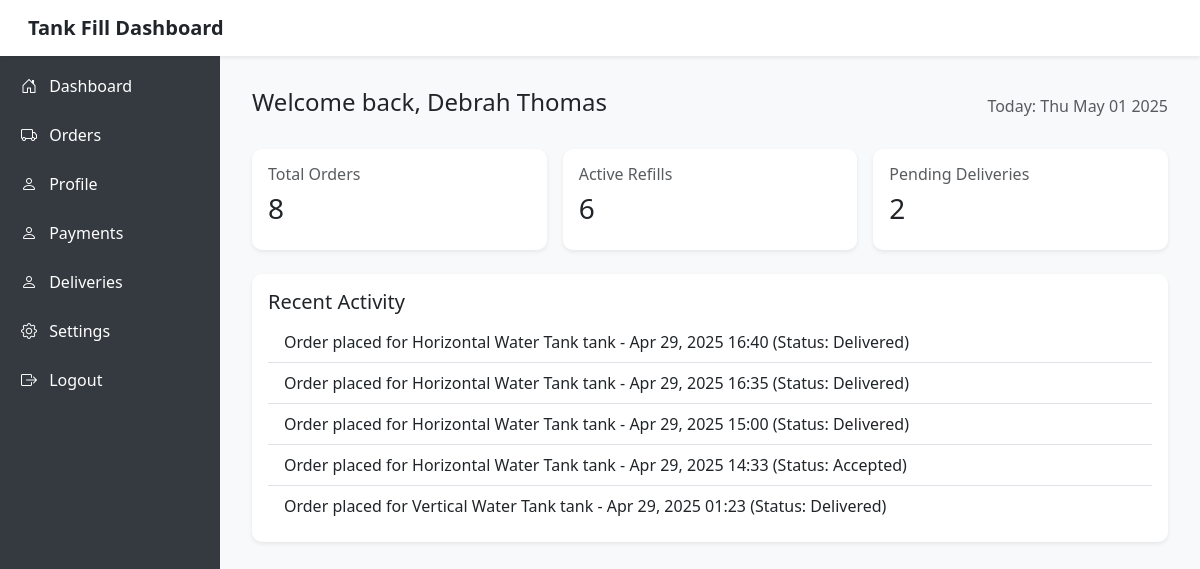
The page /customer_dashboard/ (signed in) on the database its author committed.
### authentication/models.py (models this page shows, shortened)
class User(AbstractBaseUser, PermissionsMixin):
    user_id = UniqueIDField(primary_key=True, unique=True, editable=False)
    email = models.EmailField(unique=True, blank=True, null=True)
    phone_number = models.CharField(max_length=15, unique=True, validators=[
        RegexValidator(regex=r'^\+?\d{9,15}$', message="Enter a valid phone number.")
    ])
    full_name = models.CharField(max_length=100)
    address = models.CharField(max_length=255, blank=True, null=True)
    gender = models.CharField(max_length=10, choices=GENDER_CHOICES, blank=True, null=True)
    photo = models.ImageField(upload_to='uploaded_files/kyc/photos/', default='media/profile.png', null=True, blank=True)
    date_joined = models.DateTimeField(default=timezone.now)
    is_active = models.BooleanField(default=True)
    is_staff = models.BooleanField(default=False)
    is_customer = models.BooleanField(default=False)
    is_vendor = models.BooleanField(default=False)
    is_driver = models.BooleanField(default=False)
    is_admin = models.BooleanField(default=False)
    groups = models.ManyToManyField(Group, related_name="custom_user_groups", blank=True)
    user_permissions = models.ManyToManyField(Permission, related_name="custom_user_permissions", blank=True)
    objects = CustomUserManager()
    USERNAME_FIELD = 'phone_number'
    REQUIRED_FIELDS = ['email', 'full_name']
    def get_full_name(self):
        return f"{self.full_name}"

class Order(models.Model):
    order_id = UniqueIDField(primary_key=True, editable=False, unique=True)
    customer = models.ForeignKey(User, on_delete=models.CASCADE, related_name="orders", limit_choices_to={'is_customer': True})
    vendor = models.ForeignKey(Vendor, on_delete=models.CASCADE, related_name="orders")
    order_date = models.DateTimeField(auto_now_add=True)
    payment_method = models.CharField(max_length=100, choices=PAYMENT_METHODS)
    litres = models.CharField(max_length=100, null=True)
    tank_type = models.CharField(max_length=200, choices=TANK_CHOICES)
    status = models.CharField(
        max_length=20, choices=DELIVERY_STATUS, default='Pending'
    )
    is_complete = models.BooleanField(default=False)
    delivery_location = models.CharField(max_length=200, null=True, blank=True)

### authentication/views.py (the view)
# urls.py: path('customer_dashboard/', CustomerDashboard.as_view(), name='customer_dashboard'),
@method_decorator((login_required, customer_required), name='dispatch')
class CustomerDashboard(View):
    template_name = 'customer/customer_dashboard.html'
    def get(self, request,*args,**kwargs):
        orders = Order.objects.filter(customer=request.user).order_by('-order_date')
        completed_orders = orders.filter(is_complete=True)
        pending_orders = orders.filter(is_complete=False)
        active_refills = orders.filter(status='Delivered')
        context = {
            'orders': orders,
            'completed_orders_count': completed_orders.count(),
            'pending_orders_count': pending_orders.count(),
            'active_refills_count': active_refills.count(),
        }
        return render(request, self.template_name,context)

### templates/customer/customer_dashboard.html (shortened to what this page needs)
<!DOCTYPE html>
<html lang="en">
<head>
  <link href="https://cdn.jsdelivr.net/npm/bootstrap@5.3.0/dist/css/bootstrap.min.css" rel="stylesheet"/>
  <link rel="stylesheet" href="https://cdn.jsdelivr.net/npm/bootstrap-icons@1.10.5/font/bootstrap-icons.css">
</head>
<body>
<nav class="navbar navbar-light bg-white shadow-sm p-3 sticky-top">
  <div class="container-fluid">
    <h5 class="mb-0 fw-bold">Tank Fill Dashboard</h5>
  </div>
</nav>
<div class="sidebar-desktop d-none d-md-block">
  <h4 class="mb-4">Tank Fill</h4>
  <a href="{% url 'customer_dashboard' %}"><i class="bi bi-house-door me-2"></i> Dashboard</a>
  <a href="{% url 'customer_orders' %}"><i class="bi bi-truck me-2"></i> Orders</a>
  <a href="{% url 'customer_profile' %}"><i class="bi bi-person me-2"></i> Profile</a>
  <a href="{% url 'customer_payments' %}"><i class="bi bi-person me-2"></i> Payments</a>
  <a href="{% url 'customer_deliveries' %}"><i class="bi bi-person me-2"></i> Deliveries</a>
  <a href="#"><i class="bi bi-gear me-2"></i> Settings</a>
  <a href="{% url 'logout' %}"><i class="bi bi-box-arrow-right me-2"></i> Logout</a>
</div>
<div class="main-content">
  <div class="d-flex justify-content-between align-items-center mb-4">
    <h2 class="h4">Welcome back, {{request.user.get_full_name}}</h2>
    <span class="text-muted">Today: <span id="date"></span></span>
  </div>
  <div class="row g-3 mb-4">
    <div class="col-sm-6 col-lg-4">
      <div class="card shadow-sm p-3">
        <h6 class="text-muted">Total Orders</h6>
        <h3>{{ orders.count }}</h3>
      </div>
    </div>
    <div class="col-sm-6 col-lg-4">
      <div class="card shadow-sm p-3">
        <h6 class="text-muted">Active Refills</h6>
        <h3>{{ active_refills_count }}</h3>
      </div>
    </div>
    <div class="col-sm-6 col-lg-4">
      <div class="card shadow-sm p-3">
        <h6 class="text-muted">Pending Deliveries</h6>
        <h3>{{ pending_orders_count }}</h3>
      </div>
    </div>
  </div>
  <div class="card shadow-sm p-3">
    <h5>Recent Activity</h5>
    <ul class="list-group list-group-flush">
      {% for order in orders|slice:":5" %}
        <li class="list-group-item">
          Order placed for {{ order.tank_type|title }} tank - {{ order.order_date|date:"M d, Y H:i" }} (Status: {{ order.status }})
        </li>
      {% empty %}
        <li class="list-group-item">No recent activities yet.</li>
      {% endfor %}
    </ul>
  </div>
</div>
</body>
</html>

### templates/customer/customer_dashboard.html (style rules this page uses)
body { background-color: #f8f9fa; }
.card { border: none; border-radius: 10px; }
@media (min-width: 768px) { .sidebar-desktop { position: fixed; top: 0; bottom: 0; width: 220px; background-color: #343a40; padding: 1rem; color: white; } }
@media (min-width: 768px) { .main-content { margin-left: 220px; padding: 2rem; } }
@media (min-width: 768px) { .sidebar-desktop a { display: block; color: white; text-decoration: none; margin-bottom:15px; padding:5px; } }

### rows shown on the page
User: user.get_full_name "Debrah Thomas"
Order: tank_type "Horizontal Water Tank", order_date "Apr 29, 2025 16:40", status "Delivered"
Order: tank_type "Horizontal Water Tank", order_date "Apr 29, 2025 16:35", status "Delivered"
Order: tank_type "Horizontal Water Tank", order_date "Apr 29, 2025 15:00", status "Delivered"
Order: tank_type "Horizontal Water Tank", order_date "Apr 29, 2025 14:33", status "Accepted"
Order: tank_type "Vertical Water Tank", order_date "Apr 29, 2025 01:23", status "Delivered"

### other values the page prints
{{ orders.count }} "8"
{{ active_refills_count }} "6"
{{ pending_orders_count }} "2"
